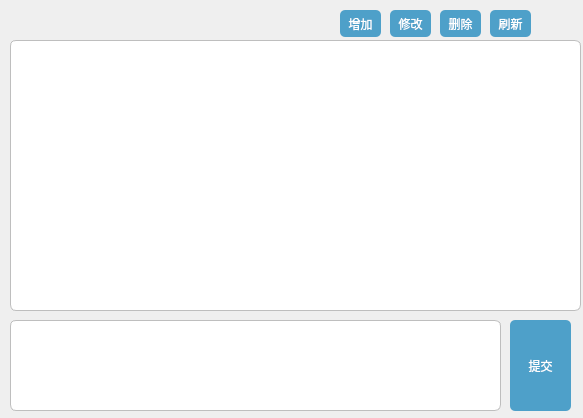
<?xml version="1.0" encoding="UTF-8"?>
<ui version="4.0">
 <class>role</class>
 <widget class="QWidget" name="role">
  <property name="geometry">
   <rect>
    <x>0</x>
    <y>0</y>
    <width>583</width>
    <height>418</height>
   </rect>
  </property>
  <property name="windowTitle">
   <string/>
  </property>
  <widget class="QTableView" name="role_view">
   <property name="geometry">
    <rect>
     <x>10</x>
     <y>40</y>
     <width>571</width>
     <height>271</height>
    </rect>
   </property>
   <property name="styleSheet">
    <string notr="true">border-style:solid;
border-width:1px;
border-color:rgb(190,190,190);
background-color: rgb(255, 255, 255);
border-radius: 6px; </string>
   </property>
   <property name="verticalScrollBarPolicy">
    <enum>Qt::ScrollBarAlwaysOff</enum>
   </property>
  </widget>
  <widget class="QPushButton" name="addBtn">
   <property name="geometry">
    <rect>
     <x>340</x>
     <y>10</y>
     <width>41</width>
     <height>27</height>
    </rect>
   </property>
   <property name="styleSheet">
    <string notr="true">font: 10pt &quot;Agency FB&quot;;
color: rgb(255, 255, 255);
background-color: rgb(78, 160, 201);
border-radius: 5px; 
</string>
   </property>
   <property name="text">
    <string>增加</string>
   </property>
  </widget>
  <widget class="QPushButton" name="delBtn">
   <property name="geometry">
    <rect>
     <x>440</x>
     <y>10</y>
     <width>41</width>
     <height>27</height>
    </rect>
   </property>
   <property name="styleSheet">
    <string notr="true">font: 10pt &quot;Agency FB&quot;;
color: rgb(255, 255, 255);
background-color: rgb(78, 160, 201);
border-radius: 5px; 
</string>
   </property>
   <property name="text">
    <string>删除</string>
   </property>
  </widget>
  <widget class="QTextEdit" name="sqlspace">
   <property name="geometry">
    <rect>
     <x>10</x>
     <y>320</y>
     <width>491</width>
     <height>91</height>
    </rect>
   </property>
   <property name="styleSheet">
    <string notr="true">border-style:solid;
border-width:1px;
border-color:rgb(190,190,190);
background-color: rgb(255, 255, 255);
border-radius: 6px; </string>
   </property>
  </widget>
  <widget class="QPushButton" name="submitBtn">
   <property name="geometry">
    <rect>
     <x>510</x>
     <y>320</y>
     <width>61</width>
     <height>91</height>
    </rect>
   </property>
   <property name="styleSheet">
    <string notr="true">font: 10pt &quot;Agency FB&quot;;
color: rgb(255, 255, 255);
background-color: rgb(78, 160, 201);
border-radius: 5px; 
</string>
   </property>
   <property name="text">
    <string>提交</string>
   </property>
  </widget>
  <widget class="QPushButton" name="updateBtn">
   <property name="geometry">
    <rect>
     <x>390</x>
     <y>10</y>
     <width>41</width>
     <height>27</height>
    </rect>
   </property>
   <property name="styleSheet">
    <string notr="true">font: 10pt &quot;Agency FB&quot;;
color: rgb(255, 255, 255);
background-color: rgb(78, 160, 201);
border-radius: 5px; 
</string>
   </property>
   <property name="text">
    <string>修改</string>
   </property>
  </widget>
  <widget class="QPushButton" name="pbt_Refresh">
   <property name="geometry">
    <rect>
     <x>490</x>
     <y>10</y>
     <width>41</width>
     <height>27</height>
    </rect>
   </property>
   <property name="styleSheet">
    <string notr="true">font: 10pt &quot;Agency FB&quot;;
color: rgb(255, 255, 255);
background-color: rgb(78, 160, 201);
border-radius: 5px; 
</string>
   </property>
   <property name="text">
    <string>刷新</string>
   </property>
  </widget>
 </widget>
 <resources/>
 <connections/>
</ui>
